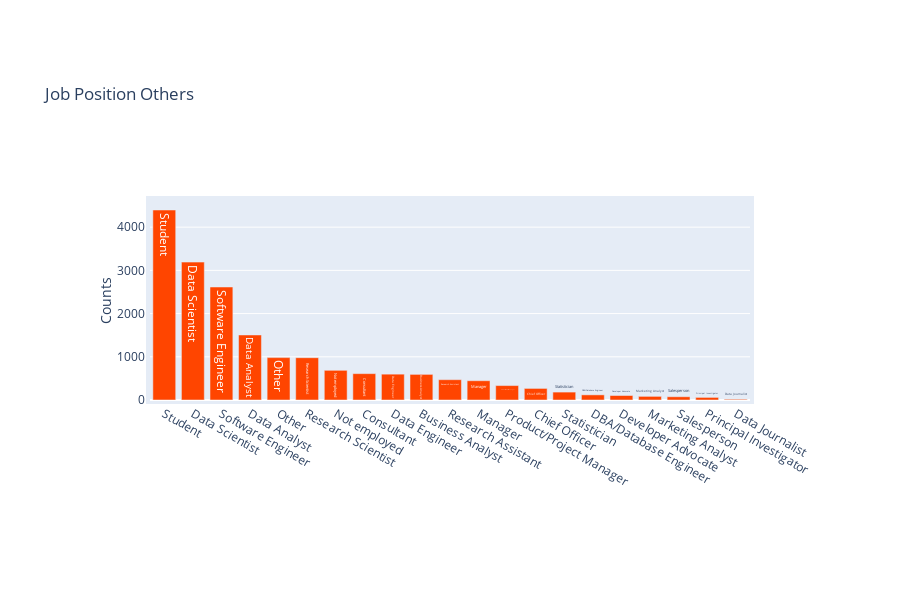

Notebook source saved alongside this figure:
### Code cell
countsDf = df_others['Q6_Select the title most similar to your current role (or most recent title if retired): - Selected Choice'].value_counts()
trace1 = go.Bar(
                x = countsDf.index,
                y = countsDf.values,
                name = "Kaggle",
                marker = dict(color = 'orangered'),
                text = countsDf.index)
data = [trace1]
layout = go.Layout(barmode = "group",title='Job Position Others', yaxis= dict(title='Counts'),showlegend=False, height=600)

fig = go.Figure(data = data, layout = layout)
fig['layout'].update(margin=go.layout.Margin(
        l=150,
        r=150,
        b=200,
        t=200,
        pad=4
    ))
iplot(fig)

### Figure 1 — Plotly figure (JSON) as saved in the notebook; plotly's stock layout.template omitted (floating-point values rounded to 4 significant figures)
{"data": [{"marker": {"color": "orangered"}, "name": "Kaggle", "text": ["Student", "Data Scientist", "Software Engineer", "Data Analyst", "Other", "Research Scientist", "Not employed", "Consultant", "Data Engineer", "Business Analyst", "Research Assistant", "Manager", "Product/Project Manager", "Chief Officer", "Statistician", "DBA/Database Engineer", "Developer Advocate", "Marketing Analyst", "Salesperson", "Principal Investigator", "Data Journalist"], "type": "bar", "x": ["Student", "Data Scientist", "Software Engineer", "Data Analyst", "Other", "Research Scientist", "Not employed", "Consultant", "Data Engineer", "Business Analyst", "Research Assistant", "Manager", "Product/Project Manager", "Chief Officer", "Statistician", "DBA/Database Engineer", "Developer Advocate", "Marketing Analyst", "Salesperson", "Principal Investigator", "Data Journalist"], "y": [4397, 3191, 2615, 1505, 981, 979, 687, 610, 598, 593, 470, 446, 334, 268, 183, 119, 104, 84, 75, 60, 17]}], "layout": {"barmode": "group", "height": 600, "margin": {"b": 200, "l": 150, "pad": 4, "r": 150, "t": 200}, "showlegend": false, "title": {"text": "Job Position Others"}, "yaxis": {"title": {"text": "Counts"}}}}
